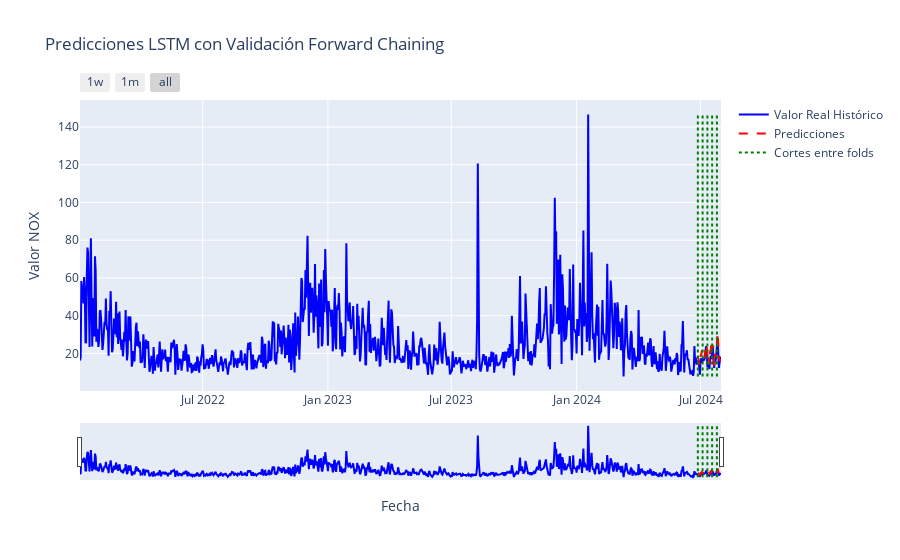

This figure's notebook cell:
### Markdown cell above
### Time series predictions

### Code cell
plot_time_series_with_predictions(
    historical_real_values = historical_real_values,
    historical_predictions = historical_predictions,
    cutoff_dates = cutoff_dates,
    historical_series = daily_Monterrey_NOX['NOX']
)

### Figure 1 — Plotly figure (JSON) as saved in the notebook; plotly's stock layout.template omitted (floating-point values rounded to 4 significant figures; data arrays with more than 128 entries replaced by an {"elided": "..."} marker saying what was removed)
{"data": [{"line": {"color": "blue"}, "mode": "lines", "name": "Valor Real Histórico", "type": "scatter", "x": {"elided": "942 str values"}, "y": {"elided": "942 float values"}}, {"line": {"color": "red", "dash": "dash"}, "mode": "lines", "name": "Predicciones", "type": "scatter", "x": {"elided": "942 str values"}, "y": {"elided": "942 float values"}}, {"line": {"color": "green", "dash": "dot", "width": 2}, "mode": "lines", "name": "Cortes entre folds", "showlegend": true, "type": "scatter", "x": ["2024-06-27T00:00:00", "2024-06-27T00:00:00"], "y": [7.8, 146.6]}, {"line": {"color": "green", "dash": "dot", "width": 2}, "mode": "lines", "showlegend": false, "type": "scatter", "x": ["2024-07-04T00:00:00", "2024-07-04T00:00:00"], "y": [7.8, 146.6]}, {"line": {"color": "green", "dash": "dot", "width": 2}, "mode": "lines", "showlegend": false, "type": "scatter", "x": ["2024-07-11T00:00:00", "2024-07-11T00:00:00"], "y": [7.8, 146.6]}, {"line": {"color": "green", "dash": "dot", "width": 2}, "mode": "lines", "showlegend": false, "type": "scatter", "x": ["2024-07-18T00:00:00", "2024-07-18T00:00:00"], "y": [7.8, 146.6]}, {"line": {"color": "green", "dash": "dot", "width": 2}, "mode": "lines", "showlegend": false, "type": "scatter", "x": ["2024-07-25T00:00:00", "2024-07-25T00:00:00"], "y": [7.8, 146.6]}], "layout": {"title": {"text": "Predicciones LSTM con Validación Forward Chaining"}, "xaxis": {"rangeselector": {"buttons": [{"count": 7, "label": "1w", "step": "day", "stepmode": "backward"}, {"count": 1, "label": "1m", "step": "month", "stepmode": "backward"}, {"step": "all"}]}, "rangeslider": {"visible": true}, "title": {"text": "Fecha"}}, "yaxis": {"title": {"text": "Valor NOX"}}}}
